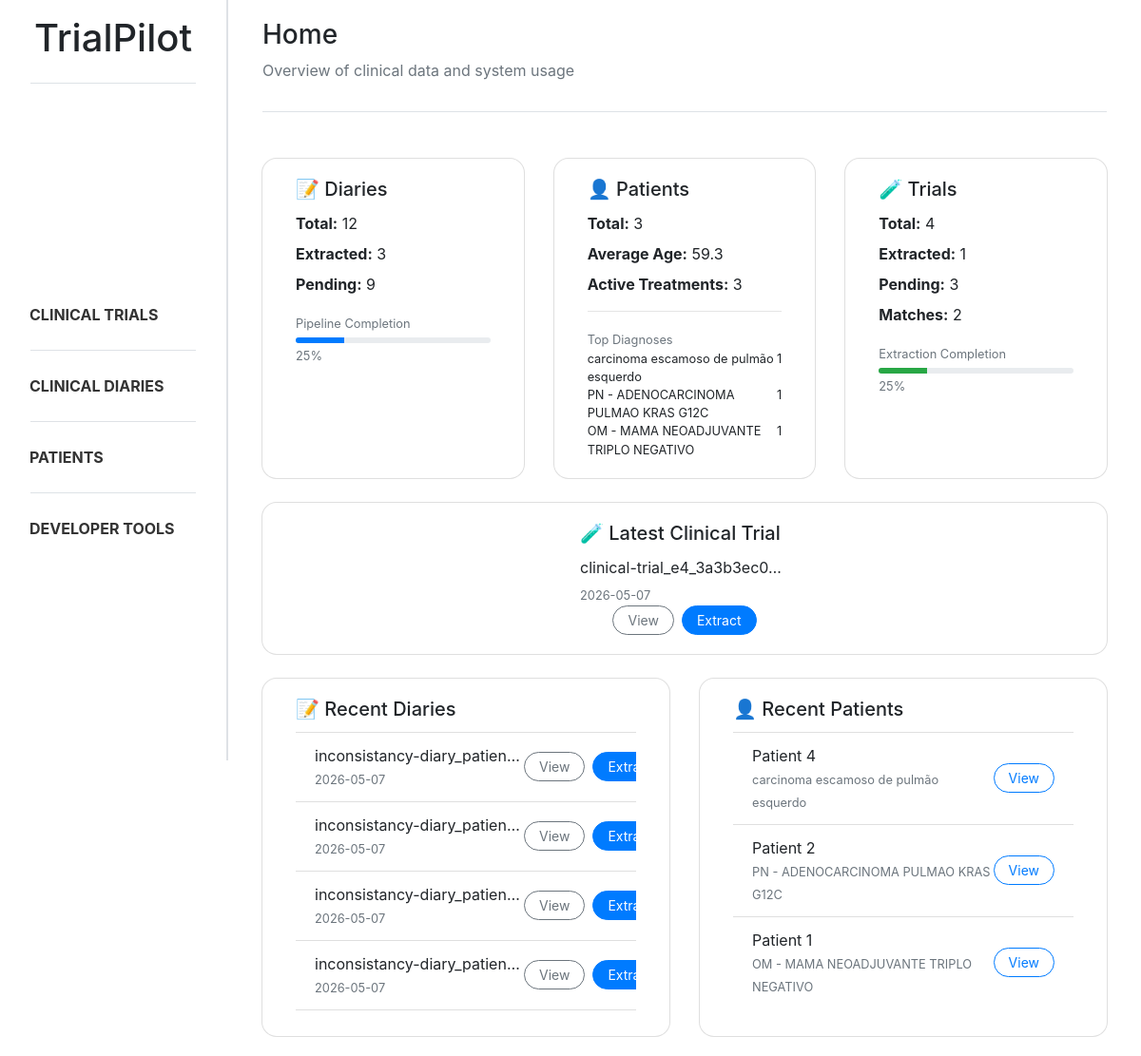
The app's page /, older data.
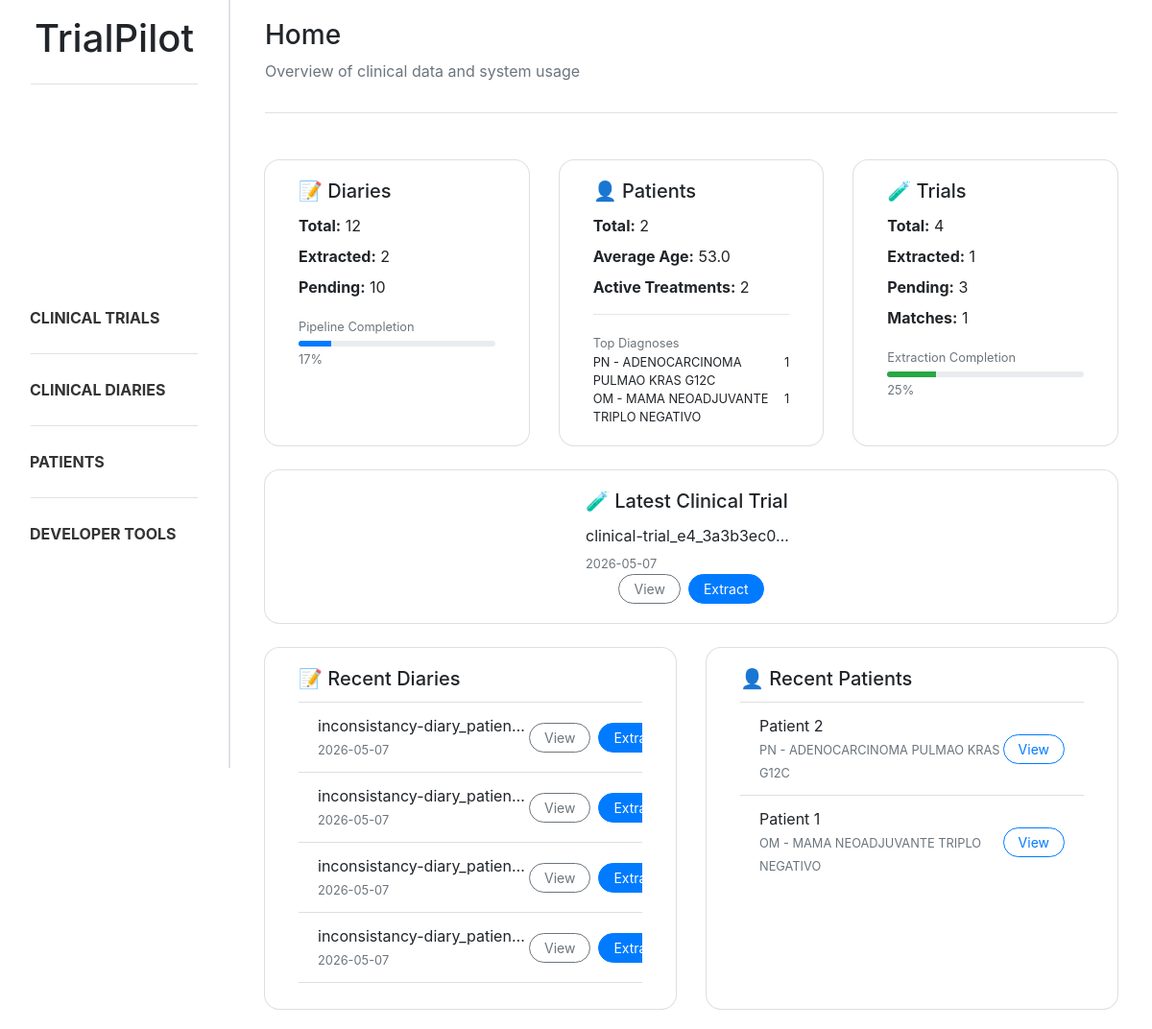
The same page, newer data.
### trialpilot/models.py (models this page shows, shortened)
class Document(models.Model):
    class DocumentType(models.TextChoices):
        CLINICAL_DIARY = "diary", "Clinical Diary"
        CLINICAL_TRIAL = "trial", "Clinical Trial"
    title = models.CharField(max_length=255)
    type = models.CharField(max_length=20, choices=DocumentType.choices)
    extracted = models.BooleanField(default=False)
    created_at = models.DateTimeField(auto_now_add=True)
    updated_at = models.DateTimeField(auto_now=True)

class Patient_profile(models.Model):
    class GenderType(models.TextChoices):
        MALE = "male", "Male"
        FEMALE = "female", "Female"
    class pathologyGroupType(models.TextChoices):
        CABECAPESCOCO = "cabeca_pescoco", "Cabeça e Pescoço"
        DERMATOLOGIA = "dermatologia", "Dermatologia"
        DIGESTIVO = "digestivo", "Digestivo"
        GINECOLOGIA = "ginecologia", "Ginecologia"
        MAMA = "mama", "Mama"
        ONCOLOGIA_PEDIATRICA = "oncologia_pediatrica", "Oncologia Pediátrica"
        PELE = "pele", "Pele"
        PNEUMOLOGIA = "pneumologia", "Pneumologia"
        SNC = "snc", "Tumores do Sistema Nervoso Central"
        TNE = "tne", "Tumores Neuroendócrinos"
    document = models.ForeignKey(Document, on_delete=models.CASCADE, related_name="patient_profiles")
    age = models.IntegerField(null=True, blank=True)
    gender = models.CharField(max_length=10, choices=GenderType.choices, null=True, blank=True)
    ecog_ps = models.IntegerField(null=True, blank=True)
    diagnosis = models.CharField(max_length=255, null=True, blank=True)
    diagnosis_date = models.DateField(null=True, blank=True)
    molecular_status = models.CharField(max_length=255, null=True, blank=True)
    stage = models.CharField(max_length=50, null=True, blank=True)
    control = models.CharField(max_length=255, null=True, blank=True)
    created_at = models.DateTimeField(auto_now_add=True)
    pathology_group = models.CharField(max_length=255, null=True, blank=True, choices=pathologyGroupType.choices)

### trialpilot/views.py (the view)
# urls.py: path('', index, name='index'),
def index(request):
    n_diaries = Document.objects.filter(type=Document.DocumentType.CLINICAL_DIARY).count()
    n_diaries_extracted = Document.objects.filter(type=Document.DocumentType.CLINICAL_DIARY, extracted=True).count()
    n_diaries_pending = n_diaries - n_diaries_extracted
    diary_completion = (n_diaries_extracted / n_diaries * 100) if n_diaries > 0 else 0
    last_five_diaries = Document.objects.filter(type=Document.DocumentType.CLINICAL_DIARY, extracted=False).order_by("-created_at")[:5]
    n_patients = Patient_profile.objects.count()
    avg_age = Patient_profile.objects.aggregate(Avg('age'))['age__avg']
    top_diagnoses = (
        Patient_profile.objects.values('diagnosis')
        .annotate(count=Count('id'))
        .order_by('-count')[:3]
    )
    active_treatments = Treatment.objects.filter(end_date__isnull=True).count()
    last_five_patients = Patient_profile.objects.order_by('-created_at')[:5]
    n_trials = Document.objects.filter(type=Document.DocumentType.CLINICAL_TRIAL).count()
    n_trials_extracted = Document.objects.filter(type=Document.DocumentType.CLINICAL_TRIAL, extracted=True).count()
    n_trials_pending = n_trials - n_trials_extracted
    trial_completion = (n_trials_extracted / n_trials * 100) if n_trials > 0 else 0
    n_matches = Patient_trial_match.objects.count()
    last_trial = Document.objects.filter(type=Document.DocumentType.CLINICAL_TRIAL, extracted=False).order_by("-created_at").first()
    return render(request, 'trialpilot/index.html', {
        'n_diaries': n_diaries,
        'n_diaries_extracted': n_diaries_extracted,
        'n_diaries_pending': n_diaries_pending,
        'diary_completion': diary_completion,
        'last_five_diaries': last_five_diaries,
        'n_patients': n_patients,
        'avg_age': avg_age,
        'top_diagnoses': top_diagnoses,
        'active_treatments': active_treatments,
        'last_five_patients': last_five_patients,
        'n_trials': n_trials,
        'n_trials_extracted': n_trials_extracted,
        'n_trials_pending': n_trials_pending,
        'trial_completion': trial_completion,
        'n_matches': n_matches,
        'last_trial': last_trial
    })

### trialpilot/templates/trialpilot/index.html (shortened to what the changed rows need)
{% extends "trialpilot/base.html" %}
{% block content %}
<div class="container mt-4">
    <div class="row g-4">
        <div class="col-md-4">
            <div class="card shadow-sm rounded-ui hover-card h-100">
                <div class="card-body">
                    <h5 class="card-title">📝 Diaries</h5>
                    <div class="mb-2">
                        <strong>Total:</strong> {{ n_diaries }}
                    </div>
                    <div class="mb-2">
                        <strong>Extracted:</strong> {{ n_diaries_extracted }}
                    </div>
                    <div class="mb-2">
                        <strong>Pending:</strong> {{ n_diaries_pending }}
                    </div>
                    <div class="mt-3">
                        <small class="text-muted">Pipeline Completion</small>
                        <div class="progress mt-1" style="height:6px;">
                            <div class="progress-bar" style="width: {{ diary_completion }}%">
                            </div>
                        </div>
                        <small class="text-muted">{{ diary_completion|floatformat:0 }}%</small>
                    </div>
                </div>
            </div>
        </div>
        <div class="col-md-4">
            <div class="card shadow-sm rounded-ui hover-card h-100">
                <div class="card-body">
                    <h5 class="card-title">👤 Patients</h5>
                    <div class="mb-2">
                        <strong>Total:</strong> {{ n_patients }}
                    </div>
                    <div class="mb-2">
                        <strong>Average Age:</strong> {{ avg_age|floatformat:1 }}
                    </div>
                    <div class="mb-2">
                        <strong>Active Treatments:</strong> {{ active_treatments }}
                    </div>
                    <hr>
                    <small class="text-muted">Top Diagnoses</small>
                    {% for diag in top_diagnoses %}
                    <div class="d-flex justify-content-between small">
                        <span>{{ diag.diagnosis }}</span>
                        <span>{{ diag.count }}</span>
                    </div>
                    {% endfor %}
                </div>
            </div>
        </div>
        <div class="col-md-4">
            <div class="card shadow-sm rounded-ui hover-card h-100">
                <div class="card-body">
                    <h5 class="card-title">🧪 Trials</h5>
                    <div class="mb-2">
                        <strong>Total:</strong> {{ n_trials }}
                    </div>
                    <div class="mb-2">
                        <strong>Extracted:</strong> {{ n_trials_extracted }}
                    </div>
                    <div class="mb-2">
                        <strong>Pending:</strong> {{ n_trials_pending }}
                    </div>
                    <div class="mb-2">
                        <strong>Matches:</strong> {{ n_matches }}
                    </div>
                    <div class="mt-3">
                        <small class="text-muted">Extraction Completion</small>
                        <div class="progress mt-1" style="height:6px;">
                        </div>
                        <small class="text-muted">{{ trial_completion|floatformat:0 }}%</small>
                    </div>
                </div>
            </div>
        </div>
    </div>
    <div class="row mt-4 align-items-stretch">
        <div class="col-md-6 d-flex">
            <div class="card shadow-sm rounded-ui hover-card w-100">
                <div class="card-body">
                    <ul class="list-group list-group-flush">
                        {% for d in last_five_diaries %}
                        <li class="list-group-item d-flex justify-content-between align-items-center">
                            <div>
                                <div class="truncate-text" title="{{ d.title }}">{{ d.title }}</div>
                                <small class="text-muted">{{ d.created_at|date:"Y-m-d" }}</small>
                            </div>
                            <div class="d-flex">
                                <a href="{% url 'diary_details' d.id %}"
                                    class="btn btn-outline-secondary btn-sm  mr-2 rounded-ui">
                                    View
                                </a>
                                <a href="{% url 'parameter_extraction' d.id %}"
                                    class="btn btn-primary btn-sm rounded-ui">
                                    Extract
                                </a>
                            </div>
                        </li>
                        {% empty %}
                        <li class="list-group-item">No diaries available.</li>
                        {% endfor %}
                    </ul>
                </div>
            </div>
        </div>
        <div class="col-md-6 d-flex">
            <div class="card shadow-sm rounded-ui hover-card w-100">
                <div class="card-body">
                    <ul class="list-group list-group-flush">
                        {% for p in last_five_patients %}
                        <li class="list-group-item d-flex justify-content-between align-items-center
                            patient-card-trigger" data-id="{{ p.id }}" data-age="{{ p.age }}"
                            data-ecog="{{ p.ecog_ps }}" data-diagnosis="{{ p.diagnosis }}"
                            data-date="{{ p.diagnosis_date }}" data-molecular="{{ p.molecular_status }}"
                            data-stage="{{ p.stage }}" data-control="{{ p.control }}" data-treatments='[
                            ]'>
                            <div>
                                <div>Patient {{ p.id }}</div>
                                <small class="text-muted">{{ p.diagnosis }}</small>
                            </div>
                            <div>
                                <button class="btn btn-outline-primary btn-sm view-patient-btn rounded-ui">
                                    View
                                </button>
                            </div>
                        </li>
                        {% empty %}
                        <li class="list-group-item">No patients available.</li>
                        {% endfor %}
                    </ul>
                </div>
            </div>
        </div>
    </div>
</div>
{% endblock %}

Row changes from the older to the newer data that the page shows:
removed Patient_profile: id "4", diagnosis "carcinoma escamoso de pulmão esquerdo"
Text that changed along with them:
{{ n_diaries_extracted }}: "3" → "2"
{{ n_diaries_pending }}: "9" → "10"
{{ diary_completion }}: 25.0 → 16.666666666666664 (drawn)
{{ diary_completion|floatformat:0 }}: "25" → "17"
{{ n_patients }}: "3" → "2"
{{ avg_age|floatformat:1 }}: "59.3" → "53.0"
{{ active_treatments }}: "3" → "2"
{{ n_matches }}: "2" → "1"
list line gone: "carcinoma escamoso de pulmão esquerdo 1"
